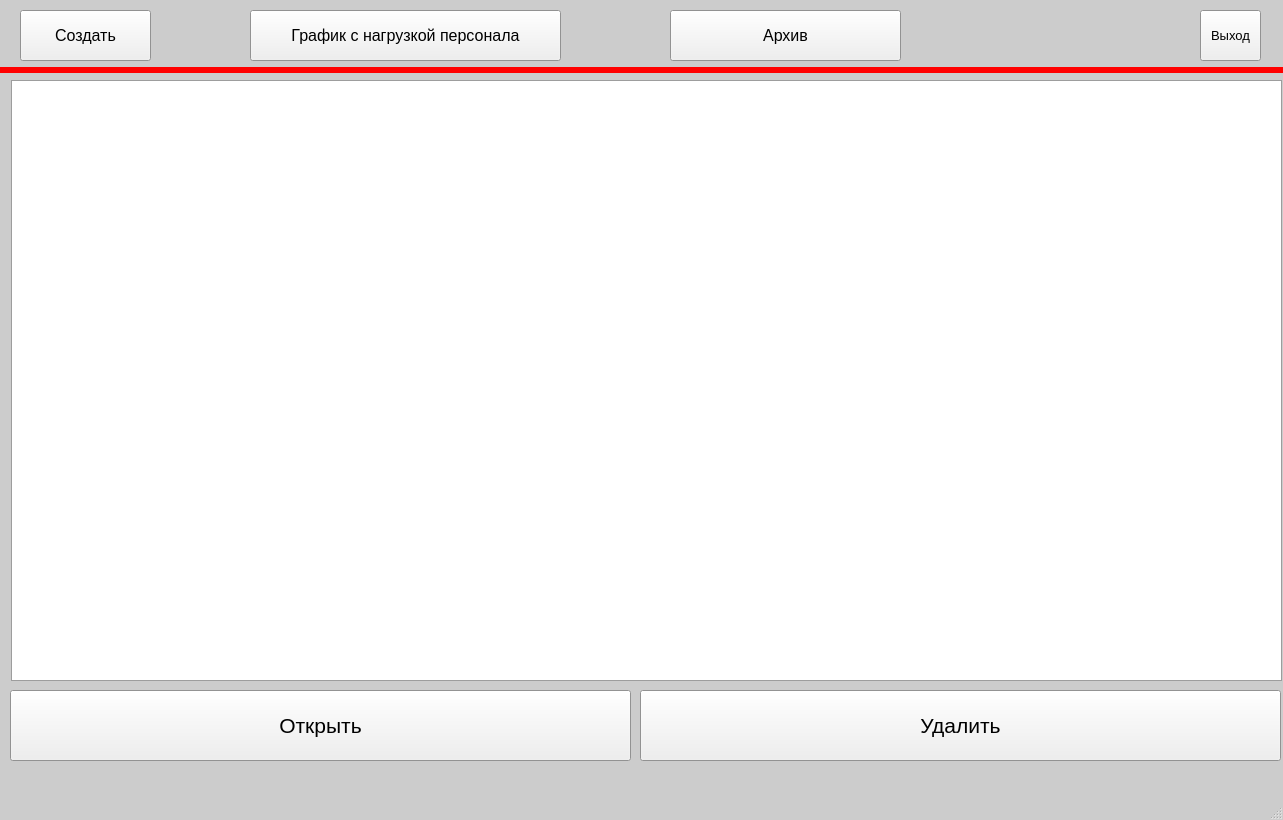
<?xml version="1.0" encoding="UTF-8"?>
<ui version="4.0">
 <class>mw</class>
 <widget class="QMainWindow" name="mw">
  <property name="geometry">
   <rect>
    <x>0</x>
    <y>0</y>
    <width>1283</width>
    <height>820</height>
   </rect>
  </property>
  <property name="palette">
   <palette>
    <active>
     <colorrole role="Base">
      <brush brushstyle="SolidPattern">
       <color alpha="255">
        <red>255</red>
        <green>255</green>
        <blue>255</blue>
       </color>
      </brush>
     </colorrole>
     <colorrole role="Window">
      <brush brushstyle="SolidPattern">
       <color alpha="255">
        <red>204</red>
        <green>204</green>
        <blue>204</blue>
       </color>
      </brush>
     </colorrole>
    </active>
    <inactive>
     <colorrole role="Base">
      <brush brushstyle="SolidPattern">
       <color alpha="255">
        <red>255</red>
        <green>255</green>
        <blue>255</blue>
       </color>
      </brush>
     </colorrole>
     <colorrole role="Window">
      <brush brushstyle="SolidPattern">
       <color alpha="255">
        <red>204</red>
        <green>204</green>
        <blue>204</blue>
       </color>
      </brush>
     </colorrole>
    </inactive>
    <disabled>
     <colorrole role="Base">
      <brush brushstyle="SolidPattern">
       <color alpha="255">
        <red>204</red>
        <green>204</green>
        <blue>204</blue>
       </color>
      </brush>
     </colorrole>
     <colorrole role="Window">
      <brush brushstyle="SolidPattern">
       <color alpha="255">
        <red>204</red>
        <green>204</green>
        <blue>204</blue>
       </color>
      </brush>
     </colorrole>
    </disabled>
   </palette>
  </property>
  <property name="font">
   <font>
    <pointsize>12</pointsize>
   </font>
  </property>
  <property name="windowTitle">
   <string>Kanbaner</string>
  </property>
  <widget class="QWidget" name="centralwidget">
   <widget class="QPushButton" name="pb_create">
    <property name="geometry">
     <rect>
      <x>20</x>
      <y>10</y>
      <width>131</width>
      <height>51</height>
     </rect>
    </property>
    <property name="font">
     <font>
      <pointsize>12</pointsize>
     </font>
    </property>
    <property name="text">
     <string>Создать</string>
    </property>
   </widget>
   <widget class="Line" name="line">
    <property name="geometry">
     <rect>
      <x>-4</x>
      <y>50</y>
      <width>1320</width>
      <height>41</height>
     </rect>
    </property>
    <property name="palette">
     <palette>
      <active>
       <colorrole role="WindowText">
        <brush brushstyle="SolidPattern">
         <color alpha="255">
          <red>0</red>
          <green>0</green>
          <blue>0</blue>
         </color>
        </brush>
       </colorrole>
       <colorrole role="Light">
        <brush brushstyle="SolidPattern">
         <color alpha="255">
          <red>255</red>
          <green>0</green>
          <blue>0</blue>
         </color>
        </brush>
       </colorrole>
       <colorrole role="Dark">
        <brush brushstyle="SolidPattern">
         <color alpha="255">
          <red>255</red>
          <green>0</green>
          <blue>0</blue>
         </color>
        </brush>
       </colorrole>
       <colorrole role="Mid">
        <brush brushstyle="SolidPattern">
         <color alpha="255">
          <red>255</red>
          <green>0</green>
          <blue>0</blue>
         </color>
        </brush>
       </colorrole>
       <colorrole role="Text">
        <brush brushstyle="SolidPattern">
         <color alpha="255">
          <red>0</red>
          <green>0</green>
          <blue>0</blue>
         </color>
        </brush>
       </colorrole>
       <colorrole role="ButtonText">
        <brush brushstyle="SolidPattern">
         <color alpha="255">
          <red>0</red>
          <green>0</green>
          <blue>0</blue>
         </color>
        </brush>
       </colorrole>
       <colorrole role="Shadow">
        <brush brushstyle="SolidPattern">
         <color alpha="255">
          <red>255</red>
          <green>0</green>
          <blue>0</blue>
         </color>
        </brush>
       </colorrole>
      </active>
      <inactive>
       <colorrole role="WindowText">
        <brush brushstyle="SolidPattern">
         <color alpha="255">
          <red>0</red>
          <green>0</green>
          <blue>0</blue>
         </color>
        </brush>
       </colorrole>
       <colorrole role="Light">
        <brush brushstyle="SolidPattern">
         <color alpha="255">
          <red>255</red>
          <green>0</green>
          <blue>0</blue>
         </color>
        </brush>
       </colorrole>
       <colorrole role="Dark">
        <brush brushstyle="SolidPattern">
         <color alpha="255">
          <red>255</red>
          <green>0</green>
          <blue>0</blue>
         </color>
        </brush>
       </colorrole>
       <colorrole role="Mid">
        <brush brushstyle="SolidPattern">
         <color alpha="255">
          <red>255</red>
          <green>0</green>
          <blue>0</blue>
         </color>
        </brush>
       </colorrole>
       <colorrole role="Text">
        <brush brushstyle="SolidPattern">
         <color alpha="255">
          <red>0</red>
          <green>0</green>
          <blue>0</blue>
         </color>
        </brush>
       </colorrole>
       <colorrole role="ButtonText">
        <brush brushstyle="SolidPattern">
         <color alpha="255">
          <red>0</red>
          <green>0</green>
          <blue>0</blue>
         </color>
        </brush>
       </colorrole>
       <colorrole role="Shadow">
        <brush brushstyle="SolidPattern">
         <color alpha="255">
          <red>255</red>
          <green>0</green>
          <blue>0</blue>
         </color>
        </brush>
       </colorrole>
      </inactive>
      <disabled>
       <colorrole role="WindowText">
        <brush brushstyle="SolidPattern">
         <color alpha="255">
          <red>255</red>
          <green>0</green>
          <blue>0</blue>
         </color>
        </brush>
       </colorrole>
       <colorrole role="Light">
        <brush brushstyle="SolidPattern">
         <color alpha="255">
          <red>255</red>
          <green>0</green>
          <blue>0</blue>
         </color>
        </brush>
       </colorrole>
       <colorrole role="Dark">
        <brush brushstyle="SolidPattern">
         <color alpha="255">
          <red>255</red>
          <green>0</green>
          <blue>0</blue>
         </color>
        </brush>
       </colorrole>
       <colorrole role="Mid">
        <brush brushstyle="SolidPattern">
         <color alpha="255">
          <red>255</red>
          <green>0</green>
          <blue>0</blue>
         </color>
        </brush>
       </colorrole>
       <colorrole role="Text">
        <brush brushstyle="SolidPattern">
         <color alpha="255">
          <red>255</red>
          <green>0</green>
          <blue>0</blue>
         </color>
        </brush>
       </colorrole>
       <colorrole role="ButtonText">
        <brush brushstyle="SolidPattern">
         <color alpha="255">
          <red>255</red>
          <green>0</green>
          <blue>0</blue>
         </color>
        </brush>
       </colorrole>
       <colorrole role="Shadow">
        <brush brushstyle="SolidPattern">
         <color alpha="255">
          <red>255</red>
          <green>0</green>
          <blue>0</blue>
         </color>
        </brush>
       </colorrole>
      </disabled>
     </palette>
    </property>
    <property name="font">
     <font>
      <weight>50</weight>
      <bold>false</bold>
     </font>
    </property>
    <property name="lineWidth">
     <number>3</number>
    </property>
    <property name="orientation">
     <enum>Qt::Horizontal</enum>
    </property>
   </widget>
   <widget class="QListWidget" name="lw">
    <property name="geometry">
     <rect>
      <x>11</x>
      <y>80</y>
      <width>1271</width>
      <height>601</height>
     </rect>
    </property>
   </widget>
   <widget class="QPushButton" name="pb_open">
    <property name="geometry">
     <rect>
      <x>10</x>
      <y>690</y>
      <width>621</width>
      <height>71</height>
     </rect>
    </property>
    <property name="font">
     <font>
      <pointsize>16</pointsize>
      <weight>50</weight>
      <bold>false</bold>
     </font>
    </property>
    <property name="text">
     <string>Открыть</string>
    </property>
   </widget>
   <widget class="QPushButton" name="pb_delete">
    <property name="geometry">
     <rect>
      <x>640</x>
      <y>690</y>
      <width>641</width>
      <height>71</height>
     </rect>
    </property>
    <property name="font">
     <font>
      <pointsize>16</pointsize>
     </font>
    </property>
    <property name="text">
     <string>Удалить</string>
    </property>
   </widget>
   <widget class="QPushButton" name="pb_login">
    <property name="geometry">
     <rect>
      <x>1200</x>
      <y>10</y>
      <width>61</width>
      <height>51</height>
     </rect>
    </property>
    <property name="font">
     <font>
      <pointsize>10</pointsize>
     </font>
    </property>
    <property name="text">
     <string>Выход</string>
    </property>
   </widget>
   <widget class="QPushButton" name="pb_archive">
    <property name="geometry">
     <rect>
      <x>670</x>
      <y>10</y>
      <width>231</width>
      <height>51</height>
     </rect>
    </property>
    <property name="font">
     <font>
      <pointsize>12</pointsize>
     </font>
    </property>
    <property name="text">
     <string>Архив</string>
    </property>
   </widget>
   <widget class="QPushButton" name="pb_graph">
    <property name="geometry">
     <rect>
      <x>250</x>
      <y>10</y>
      <width>311</width>
      <height>51</height>
     </rect>
    </property>
    <property name="font">
     <font>
      <pointsize>12</pointsize>
     </font>
    </property>
    <property name="text">
     <string>График с нагрузкой персонала</string>
    </property>
   </widget>
   <widget class="QLabel" name="label">
    <property name="geometry">
     <rect>
      <x>950</x>
      <y>20</y>
      <width>231</width>
      <height>31</height>
     </rect>
    </property>
    <property name="text">
     <string/>
    </property>
   </widget>
  </widget>
  <widget class="QStatusBar" name="statusbar"/>
 </widget>
 <resources/>
 <connections/>
</ui>
